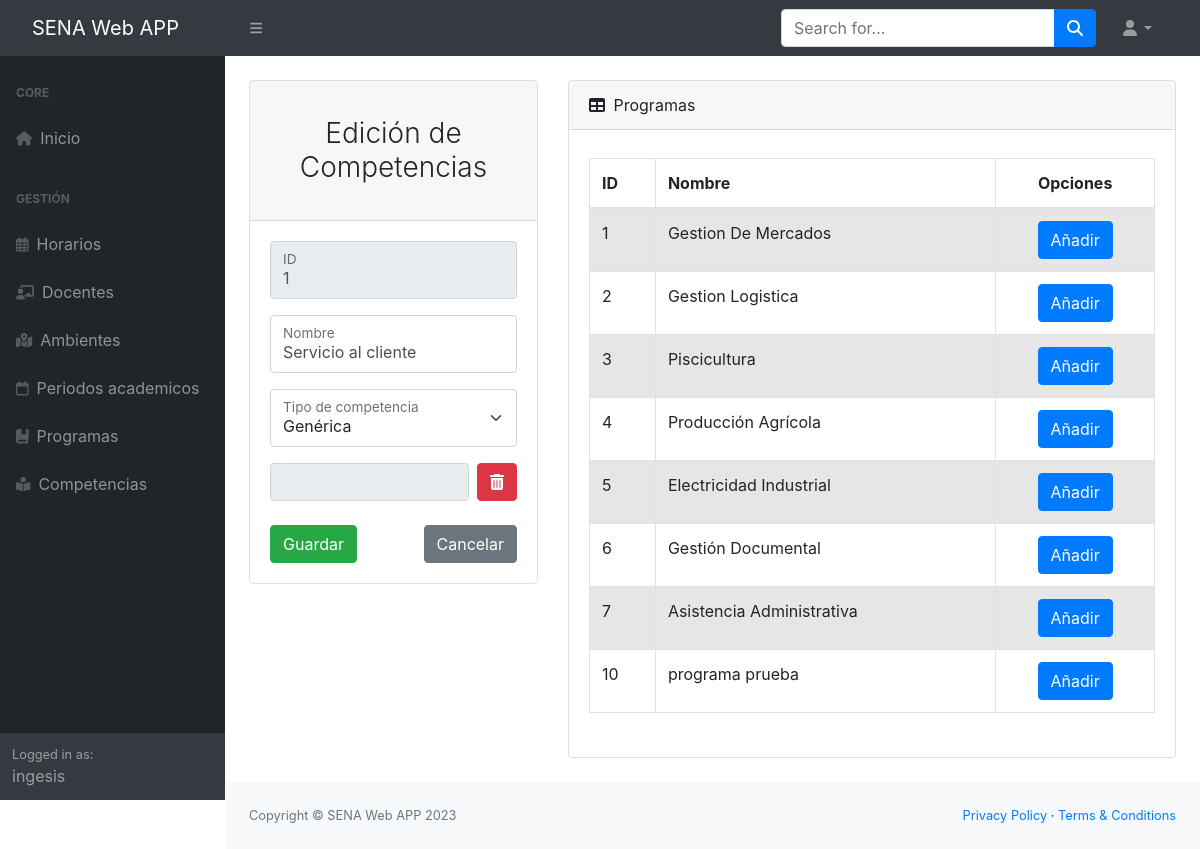
The app's page /app/gestionCompetencias/editarCompetencia/1 (signed in) with its own data.
### Aplicaciones/Academico/models.py (models this page shows, shortened)
class Competencia(models.Model):
    nombre = models.CharField(max_length=100)
    tipo_competencia = models.CharField(
        max_length=1, choices=tipoCompetencia, default='G')
    programa = models.ForeignKey(
        Programa, null=True, blank=True, on_delete=models.CASCADE)
    class Meta:
        verbose_name = 'Competencia'
        verbose_name_plural = 'Competencias'
        db_table = 'competencia'

class Programa(models.Model):
    nombre = models.CharField(max_length=50)
    class Meta:
        verbose_name = 'Programa'
        verbose_name_plural = 'Programas'
        db_table = 'programa'

### Aplicaciones/Academico/views.py (the view)
# urls.py: path('gestionCompetencias/editarCompetencia/<id>', login_required(views.editarCompetencia)),
def editarCompetencia(request, id):
    competencia = Competencia.objects.get(id=id)
    programasListados = Programa.objects.all()
    return render(request, "edicion-competencia.html", {'competencia': competencia, "programas": programasListados})

### Aplicaciones/Academico/templates/edicion-competencia.html (shortened to what this page needs)
{% extends "./base.html" %}
{% block body %}
<div class="container-fluid px-4">
    <div class="row">
        <div class="col-sm-12 col-md-6 col-lg-4 col-xl-4 mt-4">
            <div class="card border-1 rounded-lg">
                <div class="card-header">
                    <h3 class="text-center font-weight-light my-4">Edición de Competencias</h3>
                </div>
                <div class="card-body">
                  <form action="/app/gestionCompetencias/edicionCompetencia/" method="POST">{% csrf_token %}
                    <div class="form-floating mb-3">
                        <input value="{{competencia.id}}" class="form-control" id="txtID" name="txtID" type="text" placeholder="Codigo" readonly required>
                        <label for="txtID">ID</label>
                    </div>
                    <div class="form-floating mb-3">
                        <input value="{{competencia.nombre}}" class="form-control" id="txtNombre" name="txtNombre" type="text" placeholder="Nombre" maxlength="50" required>
                        <label for="txtNombre">Nombre</label>
                    </div>
                    <div class="form-floating mb-3">
                        <select  class="form-select" id="tipoCompetencia" name="tipoCompetencia" aria-label="Floating label select example">
                            {% if competencia.tipo_competencia == "G" %}
                            <option value="G" selected>Genérica</option>
                            {% else %}
                            <option value="G">Genérica</option>
                            <option value="E" selected>Específica</option>
                            {% endif %}
                        </select>
                        <label for="tipoCompetencia">Tipo de competencia</label>
                    </div>
                    <div class="form-floating mb-3">
                        <div class="d-flex gap-2">
                            <input class="form-control" readonly id="programas-l2" name="programas-l2" placeholder="{{competencia.programa.nombre}}">
                            <a class="btn btn-danger remove-btn"><i class="fa-solid fa-trash-can"></i></a>
                        </div>
                    </div>
                    <div class="d-flex align-items-center justify-content-between mt-4 mb-0">
                        <button type="submit" class="btn btn-success text-white">Guardar</button>
                        <a class="btn btn-secondary" href="/app/gestionCompetencias/">Cancelar</a>
                    </div>
                  </form>
                </div>
              </div>
        </div>
        <div class="col-sm-12 col-md-6 col-lg-8 col-xl-8 mt-4">
            <div class="card mb-4">
                <div class="card-header">
                    <i class="fas fa-table me-1"></i>
                        Programas
                </div>
                <div class="card-body">
                    <div class="table-responsive py-2">
                        <table class="table table-striped table-hover table-bordered">
                            <thead class="">
                                <tr>
                                    <th class="text-left" scope="col">ID</th>
                                    <th class="text-left" scope="col">Nombre</th>
                                    <th colspan="2" class="text-center">Opciones</th>
                                </tr>
                            </thead>
                            <tbody>
                                {% for p in programas %}
                                <tr>
                                    <td class="text-left pid" scope="row">{{p.id}}</td>
                                    <td class="text-left pnombre">{{p.nombre}}</td>
                                    <td>
                                        <div class="d-flex gap-2 justify-content-center">
                                            <button href="#" class="btn btn-primary add-btn" data-id="{{p.id}}">Añadir</button>
                                        </div>
                                    </td>
                                </tr>
                                {% endfor %}
                            </tbody>
                        </table>
                    </div>
                </div>
            </div>
        </div>
    </div>
</div>
{% endblock %}

### Aplicaciones/Academico/templates/base.html (shortened to what this page needs)
<!DOCTYPE html>
<html lang="en">
    <head>
        {% load static %}
        <link rel="stylesheet" href="{% static '/css/style.css' %}">
        <link rel="stylesheet" href="https://cdn.jsdelivr.net/npm/bootstrap@4.5.3/dist/css/bootstrap.min.css">
        <link rel="stylesheet" href="https://cdnjs.cloudflare.com/ajax/libs/bootstrap-datepicker/1.9.0/css/bootstrap-datepicker.min.css">
        <link rel="stylesheet" href="https://cdnjs.cloudflare.com/ajax/libs/font-awesome/4.7.0/css/font-awesome.min.css">
    </head>
    <body class="sb-nav-fixed">
        <nav class="sb-topnav navbar navbar-expand navbar-dark bg-dark">
            <a class="navbar-brand ps-3" href="/">SENA Web APP</a>
            <button class="btn btn-link btn-sm order-1 order-lg-0 me-4 me-lg-0" id="sidebarToggle" href="#!"><i class="fas fa-bars"></i></button>
            <form class="d-none d-md-inline-block form-inline ms-auto me-0 me-md-3 my-2 my-md-0">
                <div class="input-group">
                    <input class="form-control" type="text" placeholder="Search for..." aria-label="Search for..." aria-describedby="btnNavbarSearch" />
                    <button class="btn btn-primary" id="btnNavbarSearch" type="button"><i class="fas fa-search"></i></button>
                </div>
            </form>
            <ul class="navbar-nav ms-auto ms-md-0 me-3 me-lg-4">
                <li class="nav-item dropdown">
                    <a class="nav-link dropdown-toggle" id="navbarDropdown" href="#" role="button" data-bs-toggle="dropdown" aria-expanded="false"><i class="fas fa-user fa-fw"></i></a>
                </li>
            </ul>
        </nav>
        <div id="layoutSidenav">
            <div id="layoutSidenav_nav">
                <nav class="sb-sidenav accordion sb-sidenav-dark" id="sidenavAccordion">
                    <div class="sb-sidenav-menu">
                        <div class="nav">
                            <div class="sb-sidenav-menu-heading">Core</div>
                            <a class="nav-link" href="/">
                                <div class="sb-nav-link-icon"><i class="fa-solid fa-house"></i></div>
                                Inicio
                            </a>
                            <div class="sb-sidenav-menu-heading">Gestión</div>
                                    <a class="nav-link" href="/app/gestionHorarios/">
                                        <div class="sb-nav-link-icon"><i class="fa-regular fa-calendar-days"></i></div>
                                        Horarios
                                    </a>
                                    <a class="nav-link" href="/app/gestionDocentes/">
                                        <div class="sb-nav-link-icon"><i class="fa-solid fa-chalkboard-user"></i></div>
                                        Docentes
                                    </a>
                                    <a class="nav-link" href="/app/gestionAmbientes/">
                                        <div class="sb-nav-link-icon"><i class="fa-solid fa-map-location-dot"></i></div>
                                        Ambientes
                                    </a>
                                    <a class="nav-link" href="/app/gestionPeriodos/">
                                        <div class="sb-nav-link-icon"><i class="fa-regular fa-calendar"></i></div>
                                        Periodos academicos
                                    </a>
                                    <a class="nav-link" href="/app/gestionProgramas/">
                                        <div class="sb-nav-link-icon"><i class="fa-solid fa-book-bookmark"></i></div>
                                        Programas
                                    </a>
                                    <a class="nav-link" href="/app/gestionCompetencias/">
                                        <div class="sb-nav-link-icon"><i class="fa-solid fa-book-open-reader"></i></div>
                                        Competencias
                                    </a>
                        </div>
                    </div>
                    <div class="sb-sidenav-footer">
                        <div class="small">Logged in as:</div>
                        {{user.username}}
                    </div>
                </nav>
            </div>
            <div id="layoutSidenav_content">
                <main>
                    {% block body %}
                    {% endblock %}
                </main>
                <footer class="py-4 bg-light mt-auto">
                    <div class="container-fluid px-4">
                        <div class="d-flex align-items-center justify-content-between small">
                            <div class="text-muted">Copyright &copy; SENA Web APP 2023</div>
                            <div>
                                <a href="#">Privacy Policy</a>
                                &middot;
                                <a href="#">Terms &amp; Conditions</a>
                            </div>
                        </div>
                    </div>
                </footer>
            </div>
        </div>
    </body>
</html>

### records on screen
Competencia: txtID "1", txtNombre "Servicio al cliente", tipoCompetencia "Genérica"
Programa: id "1", nombre "Gestion De Mercados"
Programa: id "2", nombre "Gestion Logistica"
Programa: id "3", nombre "Piscicultura"
Programa: id "4", nombre "Producción Agrícola"
Programa: id "5", nombre "Electricidad Industrial"
Programa: id "6", nombre "Gestión Documental"
Programa: id "7", nombre "Asistencia Administrativa"
Programa: id "10", nombre "programa prueba"

### other values on screen
{{ user.username }} "ingesis"
